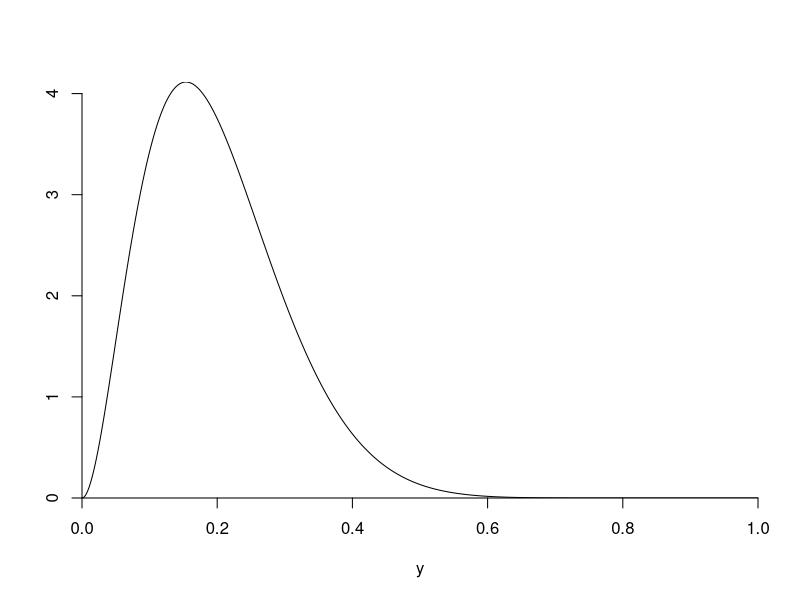
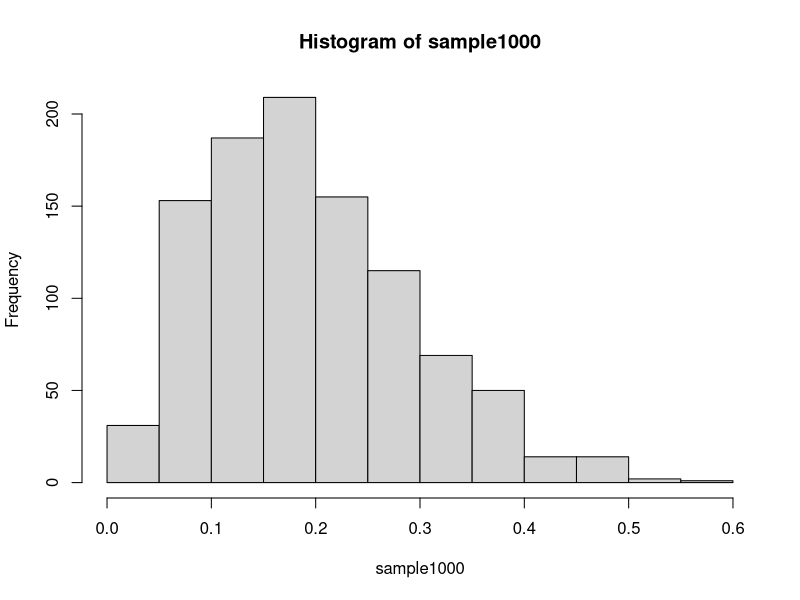

These figures' R source, in order:
## ---- chunk 1
knitr::opts_chunk$set(echo = TRUE)
## ---- chunk 2

## ---- chunk 3
x <- seq(0, 1, length.out = 10000)
m = .2
sigmasq = .01

alpha = m * (m * (1 - m) / sigmasq - 1)
beta = alpha * (1 - m) / m

plot(x, dbeta(x, alpha, beta), type="l", xlab="y", ylab="", xaxs="i",
     yaxs="i",  bty="n", cex=2)
## ---- chunk 4
sample1000 = rbeta(1000, alpha, beta, ncp=0)
hist(sample1000)
## ---- chunk 5
mean(sample1000)
var(sample1000)
## ---- chunk 6
left_bound = mean(sample1000) - quantile(sample1000, probs = 0.95)
right_bound = mean(sample1000) + quantile(sample1000, probs = 0.95)

print(sprintf('The interval is [%f; %f]', left_bound, right_bound))
## ---- chunk 7
boxes <-
  matrix(
    c(2, 5, 4, 1, 1, 3),
    ncol = 2,
    byrow = TRUE,
    dimnames = list(c("A", "B", "C"), c("red", "white"))
  )
p_red <- function(boxes) {
  probA = 0.4
  probB = 0.1
  probC = 0.5
  prob = boxes[1, 1] / (boxes[1, 1] + boxes[1, 2]) * probA + boxes[2, 1] /
    (boxes[2, 1] + boxes[2, 2]) * probB + boxes[3, 1] / (boxes[3, 1] + boxes[3, 2]) *
    probC
  return(prob)
}
p_red(boxes = boxes)
## ---- chunk 8
p_box <- function(boxes) {
  probA = 0.4
  probB = 0.1
  probC = 0.5
  
  boxA = (boxes[1, 1] / (boxes[1, 1] + boxes[1, 2])) * probA / p_red(boxes = boxes)
  boxB = (boxes[2, 1] / (boxes[2, 1] + boxes[2, 2])) * probB / p_red(boxes = boxes)
  boxC = (boxes[3, 1] / (boxes[3, 1] + boxes[3, 2])) * probC / p_red(boxes = boxes)
  
  return (c(boxA, boxB, boxC))
}
p_box(boxes = boxes)
## ---- chunk 9
p_identical_twin <- function(fraternal_prob, identical_prob) {
  boy = .5
  girl = .5
  
  identical_twin = boy * identical_prob / (boy * identical_prob + boy * boy *
                                             fraternal_prob)
  return(identical_twin)
}

p_identical_twin(1 / 150, 1 / 400)
